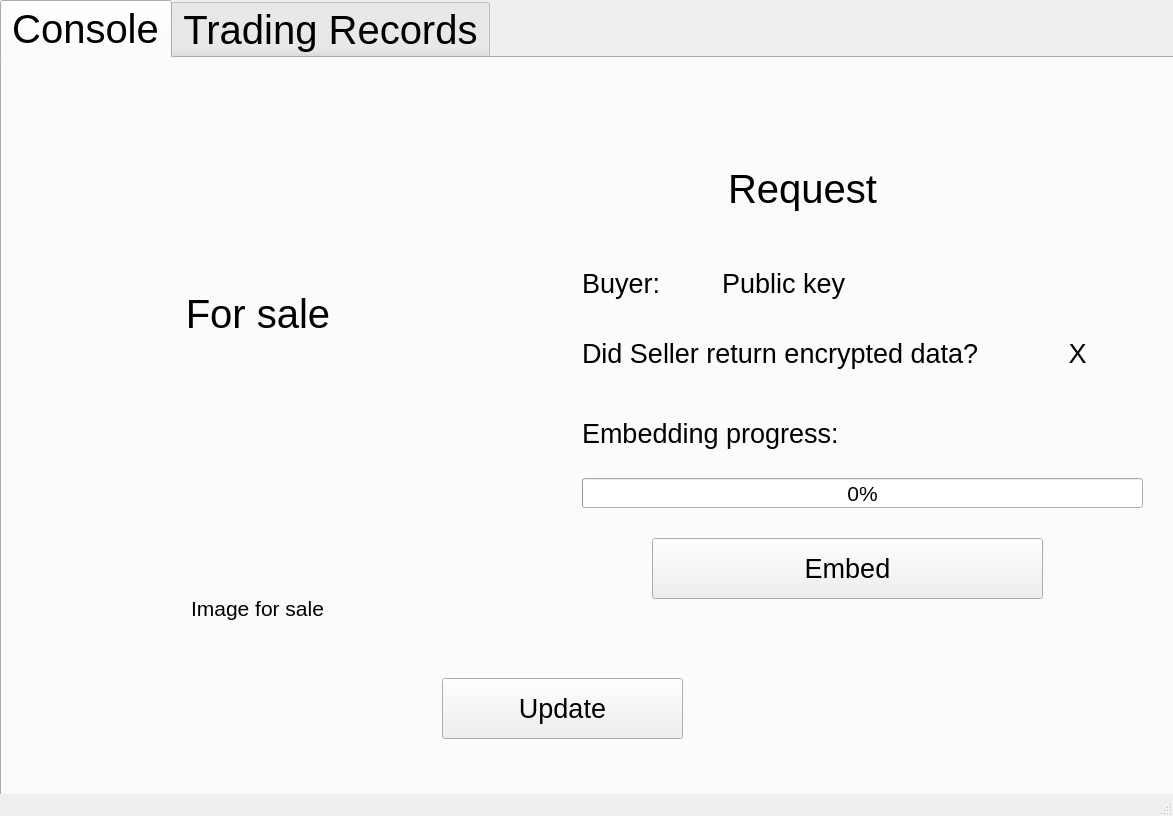
<?xml version="1.0" encoding="UTF-8"?>
<ui version="4.0">
 <class>MainWindow</class>
 <widget class="QMainWindow" name="MainWindow">
  <property name="geometry">
   <rect>
    <x>0</x>
    <y>0</y>
    <width>1173</width>
    <height>816</height>
   </rect>
  </property>
  <property name="windowTitle">
   <string>Cloud</string>
  </property>
  <widget class="QWidget" name="centralwidget">
   <widget class="QTabWidget" name="tabWidget">
    <property name="geometry">
     <rect>
      <x>0</x>
      <y>0</y>
      <width>1200</width>
      <height>800</height>
     </rect>
    </property>
    <property name="minimumSize">
     <size>
      <width>1200</width>
      <height>800</height>
     </size>
    </property>
    <property name="font">
     <font>
      <pointsize>30</pointsize>
     </font>
    </property>
    <property name="currentIndex">
     <number>0</number>
    </property>
    <widget class="QWidget" name="tab">
     <attribute name="title">
      <string>Console</string>
     </attribute>
     <widget class="QLabel" name="label">
      <property name="geometry">
       <rect>
        <x>0</x>
        <y>0</y>
        <width>512</width>
        <height>512</height>
       </rect>
      </property>
      <property name="minimumSize">
       <size>
        <width>512</width>
        <height>512</height>
       </size>
      </property>
      <property name="font">
       <font>
        <pointsize>30</pointsize>
       </font>
      </property>
      <property name="text">
       <string>For sale</string>
      </property>
      <property name="alignment">
       <set>Qt::AlignCenter</set>
      </property>
     </widget>
     <widget class="QLabel" name="label_8">
      <property name="geometry">
       <rect>
        <x>140</x>
        <y>530</y>
        <width>231</width>
        <height>41</height>
       </rect>
      </property>
      <property name="font">
       <font>
        <pointsize>16</pointsize>
       </font>
      </property>
      <property name="text">
       <string>Image for sale</string>
      </property>
      <property name="alignment">
       <set>Qt::AlignCenter</set>
      </property>
     </widget>
     <widget class="QPushButton" name="pushButton_2">
      <property name="geometry">
       <rect>
        <x>440</x>
        <y>620</y>
        <width>241</width>
        <height>61</height>
       </rect>
      </property>
      <property name="font">
       <font>
        <pointsize>20</pointsize>
       </font>
      </property>
      <property name="text">
       <string>Update</string>
      </property>
     </widget>
     <widget class="QLabel" name="label_6">
      <property name="geometry">
       <rect>
        <x>580</x>
        <y>270</y>
        <width>431</width>
        <height>51</height>
       </rect>
      </property>
      <property name="font">
       <font>
        <pointsize>20</pointsize>
       </font>
      </property>
      <property name="text">
       <string>Did Seller return encrypted data?</string>
      </property>
     </widget>
     <widget class="QLabel" name="label_5">
      <property name="geometry">
       <rect>
        <x>580</x>
        <y>350</y>
        <width>471</width>
        <height>51</height>
       </rect>
      </property>
      <property name="font">
       <font>
        <pointsize>20</pointsize>
       </font>
      </property>
      <property name="text">
       <string>Embedding progress:</string>
      </property>
     </widget>
     <widget class="QLabel" name="label_3">
      <property name="geometry">
       <rect>
        <x>580</x>
        <y>200</y>
        <width>101</width>
        <height>51</height>
       </rect>
      </property>
      <property name="font">
       <font>
        <pointsize>20</pointsize>
       </font>
      </property>
      <property name="text">
       <string>Buyer:</string>
      </property>
     </widget>
     <widget class="QProgressBar" name="progressBar">
      <property name="geometry">
       <rect>
        <x>580</x>
        <y>420</y>
        <width>561</width>
        <height>30</height>
       </rect>
      </property>
      <property name="minimumSize">
       <size>
        <width>0</width>
        <height>30</height>
       </size>
      </property>
      <property name="font">
       <font>
        <pointsize>16</pointsize>
       </font>
      </property>
      <property name="value">
       <number>0</number>
      </property>
     </widget>
     <widget class="QLabel" name="label_4">
      <property name="geometry">
       <rect>
        <x>720</x>
        <y>200</y>
        <width>411</width>
        <height>51</height>
       </rect>
      </property>
      <property name="font">
       <font>
        <pointsize>20</pointsize>
       </font>
      </property>
      <property name="text">
       <string>Public key</string>
      </property>
     </widget>
     <widget class="QPushButton" name="pushButton">
      <property name="geometry">
       <rect>
        <x>650</x>
        <y>480</y>
        <width>391</width>
        <height>61</height>
       </rect>
      </property>
      <property name="minimumSize">
       <size>
        <width>0</width>
        <height>30</height>
       </size>
      </property>
      <property name="font">
       <font>
        <pointsize>20</pointsize>
       </font>
      </property>
      <property name="text">
       <string>Embed</string>
      </property>
     </widget>
     <widget class="QLabel" name="label_2">
      <property name="geometry">
       <rect>
        <x>650</x>
        <y>100</y>
        <width>301</width>
        <height>61</height>
       </rect>
      </property>
      <property name="font">
       <font>
        <pointsize>30</pointsize>
       </font>
      </property>
      <property name="text">
       <string>Request</string>
      </property>
      <property name="alignment">
       <set>Qt::AlignCenter</set>
      </property>
     </widget>
     <widget class="QLabel" name="label_7">
      <property name="geometry">
       <rect>
        <x>1060</x>
        <y>270</y>
        <width>31</width>
        <height>51</height>
       </rect>
      </property>
      <property name="font">
       <font>
        <pointsize>20</pointsize>
       </font>
      </property>
      <property name="text">
       <string>X</string>
      </property>
      <property name="alignment">
       <set>Qt::AlignCenter</set>
      </property>
     </widget>
    </widget>
    <widget class="QWidget" name="tab_2">
     <attribute name="title">
      <string>Trading Records</string>
     </attribute>
     <widget class="QLabel" name="label_9">
      <property name="geometry">
       <rect>
        <x>460</x>
        <y>50</y>
        <width>371</width>
        <height>61</height>
       </rect>
      </property>
      <property name="font">
       <font>
        <pointsize>26</pointsize>
       </font>
      </property>
      <property name="text">
       <string>Trading Records</string>
      </property>
      <property name="alignment">
       <set>Qt::AlignCenter</set>
      </property>
     </widget>
     <widget class="QTableWidget" name="tableWidget">
      <property name="geometry">
       <rect>
        <x>80</x>
        <y>120</y>
        <width>1041</width>
        <height>451</height>
       </rect>
      </property>
      <property name="font">
       <font>
        <pointsize>20</pointsize>
       </font>
      </property>
      <attribute name="horizontalHeaderDefaultSectionSize">
       <number>330</number>
      </attribute>
      <attribute name="horizontalHeaderMinimumSectionSize">
       <number>330</number>
      </attribute>
      <attribute name="verticalHeaderDefaultSectionSize">
       <number>50</number>
      </attribute>
      <attribute name="verticalHeaderMinimumSectionSize">
       <number>50</number>
      </attribute>
      <row>
       <property name="text">
        <string>1</string>
       </property>
      </row>
      <row>
       <property name="text">
        <string>2</string>
       </property>
      </row>
      <row>
       <property name="text">
        <string>3</string>
       </property>
      </row>
      <row>
       <property name="text">
        <string>4</string>
       </property>
      </row>
      <row>
       <property name="text">
        <string>5</string>
       </property>
      </row>
      <column>
       <property name="text">
        <string>H(Seller's WM)</string>
       </property>
      </column>
      <column>
       <property name="text">
        <string>H(Buyer's WM)</string>
       </property>
      </column>
      <column>
       <property name="text">
        <string>Public Key</string>
       </property>
      </column>
     </widget>
     <widget class="QPushButton" name="pushButton_3">
      <property name="geometry">
       <rect>
        <x>430</x>
        <y>600</y>
        <width>371</width>
        <height>81</height>
       </rect>
      </property>
      <property name="font">
       <font>
        <pointsize>30</pointsize>
       </font>
      </property>
      <property name="text">
       <string>Update</string>
      </property>
     </widget>
    </widget>
   </widget>
  </widget>
  <widget class="QMenuBar" name="menubar">
   <property name="geometry">
    <rect>
     <x>0</x>
     <y>0</y>
     <width>1173</width>
     <height>22</height>
    </rect>
   </property>
  </widget>
  <widget class="QStatusBar" name="statusbar"/>
 </widget>
 <resources/>
 <connections/>
</ui>
